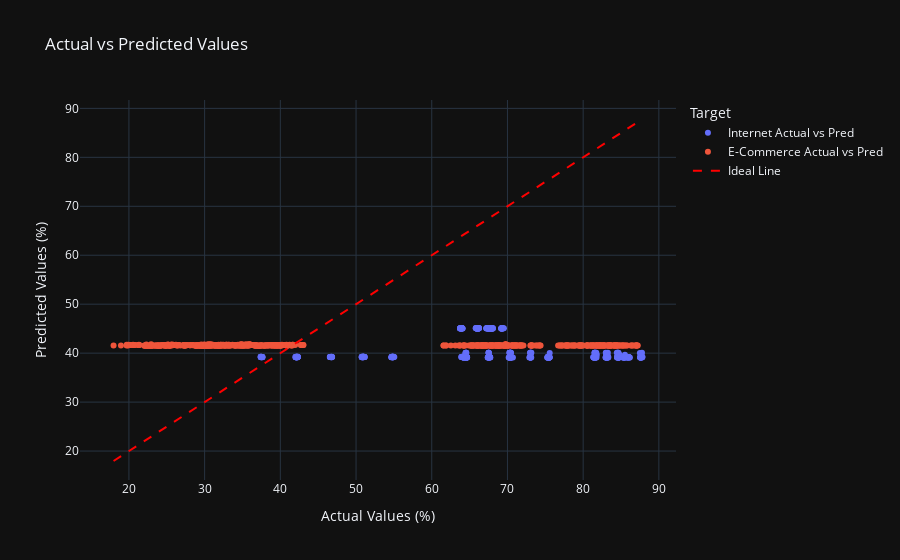
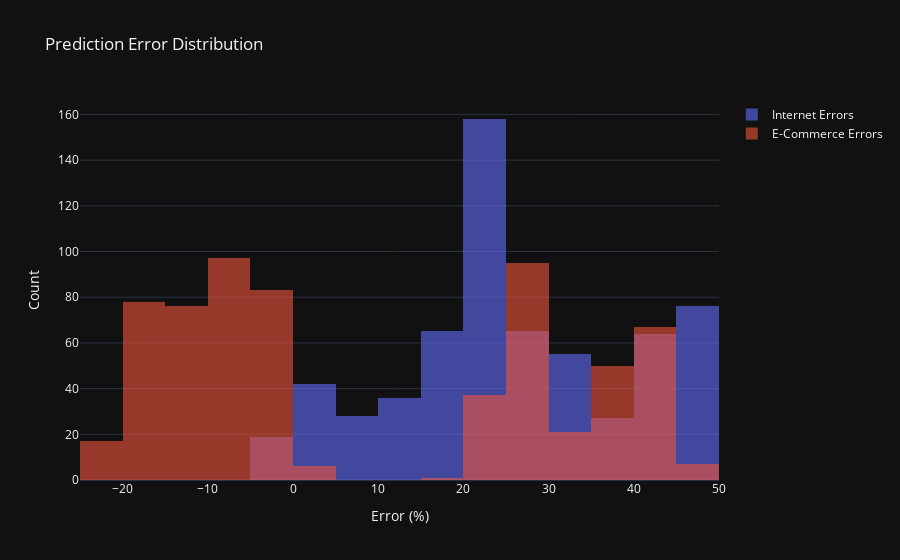
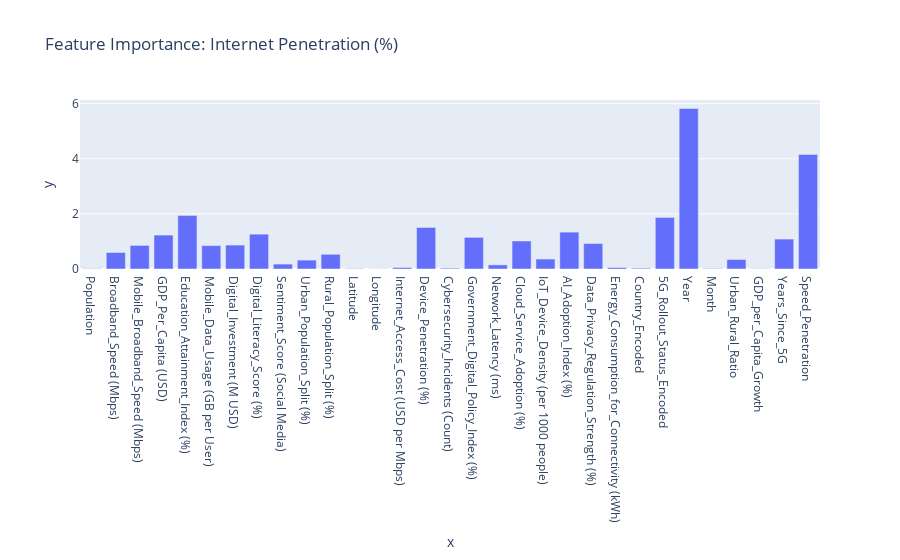
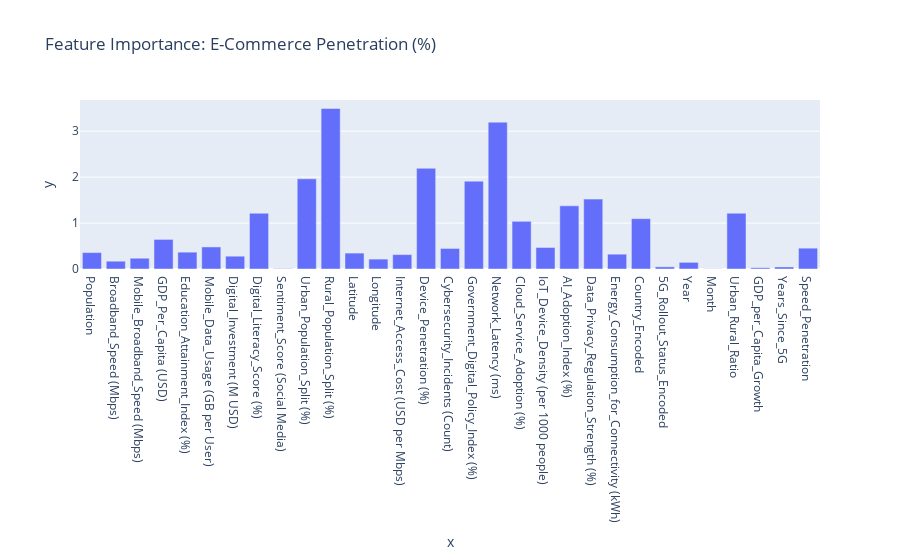

Notebook source saved alongside these figures, in order:
### Markdown cell above
## Interactive Dashboard

### Code cell
# Dashboard: Actual vs Predicted
fig = go.Figure()
fig.add_trace(go.Scatter(x=y_internet_test, y=y_internet_pred, mode='markers', name='Internet Actual vs Pred'))
fig.add_trace(go.Scatter(x=y_ecommerce_test, y=y_ecommerce_pred, mode='markers', name='E-Commerce Actual vs Pred'))
fig.add_trace(go.Scatter(x=[min(y_internet_test.min(), y_ecommerce_test.min()), max(y_internet_test.max(), y_ecommerce_test.max())],
                         y=[min(y_internet_test.min(), y_ecommerce_test.min()), max(y_internet_test.max(), y_ecommerce_test.max())],
                         mode='lines', name='Ideal Line', line=dict(color='red', dash='dash')))
fig.update_layout(
    title='Actual vs Predicted Values',
    xaxis_title='Actual Values (%)',
    yaxis_title='Predicted Values (%)',
    legend_title='Target',
    template='plotly_dark'
)
fig.show()

# Error Distribution
internet_errors = y_internet_test - y_internet_pred
ecommerce_errors = y_ecommerce_test - y_ecommerce_pred
fig_error = go.Figure()
fig_error.add_trace(go.Histogram(x=internet_errors, name='Internet Errors', opacity=0.6))
fig_error.add_trace(go.Histogram(x=ecommerce_errors, name='E-Commerce Errors', opacity=0.6))
fig_error.update_layout(
    title='Prediction Error Distribution',
    xaxis_title='Error (%)',
    yaxis_title='Count',
    barmode='overlay',
    template='plotly_dark'
)
fig_error.show()

# SHAP Feature Importance
explainer_internet = shap.TreeExplainer(rf_internet)
shap_values_internet = explainer_internet.shap_values(X_test_scaled)
fig_shap_internet = px.bar(x=X.columns, y=abs(shap_values_internet).mean(0), title='Feature Importance: Internet Penetration (%)')
fig_shap_internet.show()

explainer_ecommerce = shap.TreeExplainer(rf_ecommerce)
shap_values_ecommerce = explainer_ecommerce.shap_values(X_test_scaled)
fig_shap_ecommerce = px.bar(x=X.columns, y=abs(shap_values_ecommerce).mean(0), title='Feature Importance: E-Commerce Penetration (%)')
fig_shap_ecommerce.show()

### Figure 1 — Plotly figure (JSON) as saved in the notebook; plotly's stock layout.template omitted (floating-point values rounded to 4 significant figures; data arrays with more than 128 entries replaced by an {"elided": "..."} marker saying what was removed)
{"data": [{"mode": "markers", "name": "Internet Actual vs Pred", "type": "scatter", "x": {"elided": "635 float values"}, "y": {"elided": "635 float values"}}, {"mode": "markers", "name": "E-Commerce Actual vs Pred", "type": "scatter", "x": {"elided": "635 float values"}, "y": {"elided": "635 float values"}}, {"line": {"color": "red", "dash": "dash"}, "mode": "lines", "name": "Ideal Line", "type": "scatter", "x": [17.97, 87.83], "y": [17.97, 87.83]}], "layout": {"legend": {"title": {"text": "Target"}}, "title": {"text": "Actual vs Predicted Values"}, "xaxis": {"title": {"text": "Actual Values (%)"}}, "yaxis": {"title": {"text": "Predicted Values (%)"}}}}

### Figure 2 — Plotly figure (JSON) as saved in the notebook; plotly's stock layout.template omitted (floating-point values rounded to 4 significant figures; data arrays with more than 128 entries replaced by an {"elided": "..."} marker saying what was removed)
{"data": [{"name": "Internet Errors", "opacity": 0.6, "type": "histogram", "x": {"elided": "635 float values"}}, {"name": "E-Commerce Errors", "opacity": 0.6, "type": "histogram", "x": {"elided": "635 float values"}}], "layout": {"barmode": "overlay", "title": {"text": "Prediction Error Distribution"}, "xaxis": {"title": {"text": "Error (%)"}}, "yaxis": {"title": {"text": "Count"}}}}

### Figure 3 — Plotly figure (JSON) as saved in the notebook; plotly's stock layout.template omitted (floating-point values rounded to 4 significant figures)
{"data": [{"hovertemplate": "x=%{x}<br>y=%{y}<extra></extra>", "legendgroup": "", "marker": {"color": "#636efa", "pattern": {"shape": ""}}, "name": "", "orientation": "v", "showlegend": false, "textposition": "auto", "type": "bar", "x": ["Population", "Broadband_Speed (Mbps)", "Mobile_Broadband_Speed (Mbps)", "GDP_Per_Capita (USD)", "Education_Attainment_Index (%)", "Mobile_Data_Usage (GB per User)", "Digital_Investment (M USD)", "Digital_Literacy_Score (%)", "Sentiment_Score (Social Media)", "Urban_Population_Split (%)", "Rural_Population_Split (%)", "Latitude", "Longitude", "Internet_Access_Cost (USD per Mbps)", "Device_Penetration (%)", "Cybersecurity_Incidents (Count)", "Government_Digital_Policy_Index (%)", "Network_Latency (ms)", "Cloud_Service_Adoption (%)", "IoT_Device_Density (per 1000 people)", "AI_Adoption_Index (%)", "Data_Privacy_Regulation_Strength (%)", "Energy_Consumption_for_Connectivity (kWh)", "Country_Encoded", "5G_Rollout_Status_Encoded", "Year", "Month", "Urban_Rural_Ratio", "GDP_per_Capita_Growth", "Years_Since_5G", "Speed_Penetration"], "xaxis": "x", "y": [0.01203, 0.5984, 0.8565, 1.231, 1.939, 0.849, 0.8684, 1.265, 0.1783, 0.3236, 0.5333, 0.01355, 0.006988, 0.0546, 1.507, 0.0297, 1.148, 0.1497, 1.017, 0.3612, 1.339, 0.9244, 0.05209, 0.02929, 1.869, 5.828, 0.01845, 0.3441, 0.008325, 1.087, 4.157], "yaxis": "y"}], "layout": {"barmode": "relative", "legend": {"tracegroupgap": 0}, "title": {"text": "Feature Importance: Internet Penetration (%)"}, "xaxis": {"anchor": "y", "domain": [0, 1], "title": {"text": "x"}}, "yaxis": {"anchor": "x", "domain": [0, 1], "title": {"text": "y"}}}}

### Figure 4 — Plotly figure (JSON) as saved in the notebook; plotly's stock layout.template omitted (floating-point values rounded to 4 significant figures)
{"data": [{"hovertemplate": "x=%{x}<br>y=%{y}<extra></extra>", "legendgroup": "", "marker": {"color": "#636efa", "pattern": {"shape": ""}}, "name": "", "orientation": "v", "showlegend": false, "textposition": "auto", "type": "bar", "x": ["Population", "Broadband_Speed (Mbps)", "Mobile_Broadband_Speed (Mbps)", "GDP_Per_Capita (USD)", "Education_Attainment_Index (%)", "Mobile_Data_Usage (GB per User)", "Digital_Investment (M USD)", "Digital_Literacy_Score (%)", "Sentiment_Score (Social Media)", "Urban_Population_Split (%)", "Rural_Population_Split (%)", "Latitude", "Longitude", "Internet_Access_Cost (USD per Mbps)", "Device_Penetration (%)", "Cybersecurity_Incidents (Count)", "Government_Digital_Policy_Index (%)", "Network_Latency (ms)", "Cloud_Service_Adoption (%)", "IoT_Device_Density (per 1000 people)", "AI_Adoption_Index (%)", "Data_Privacy_Regulation_Strength (%)", "Energy_Consumption_for_Connectivity (kWh)", "Country_Encoded", "5G_Rollout_Status_Encoded", "Year", "Month", "Urban_Rural_Ratio", "GDP_per_Capita_Growth", "Years_Since_5G", "Speed_Penetration"], "xaxis": "x", "y": [0.3575, 0.1697, 0.2346, 0.6442, 0.3668, 0.4801, 0.2787, 1.214, 0.007941, 1.963, 3.494, 0.3464, 0.2154, 0.3135, 2.192, 0.4473, 1.912, 3.196, 1.038, 0.4684, 1.376, 1.521, 0.3224, 1.096, 0.04706, 0.1448, 0.003486, 1.214, 0.02764, 0.04467, 0.4534], "yaxis": "y"}], "layout": {"barmode": "relative", "legend": {"tracegroupgap": 0}, "title": {"text": "Feature Importance: E-Commerce Penetration (%)"}, "xaxis": {"anchor": "y", "domain": [0, 1], "title": {"text": "x"}}, "yaxis": {"anchor": "x", "domain": [0, 1], "title": {"text": "y"}}}}
